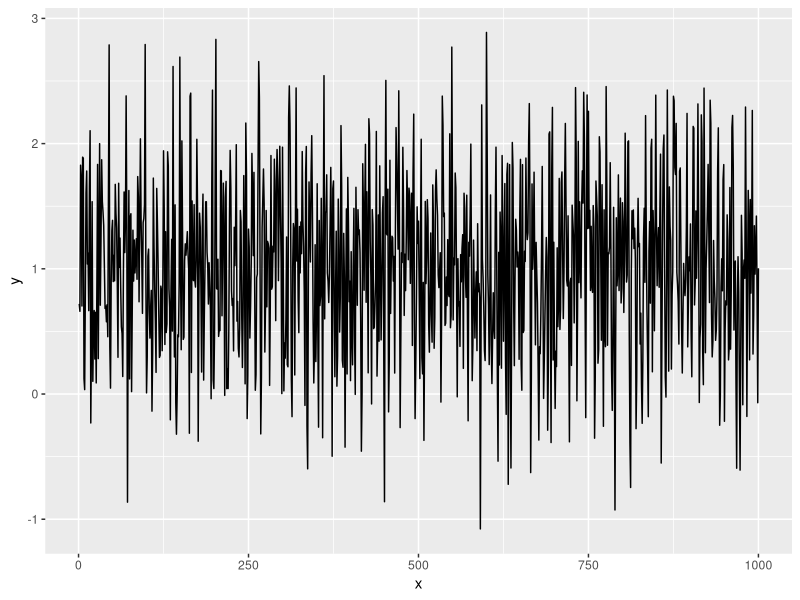
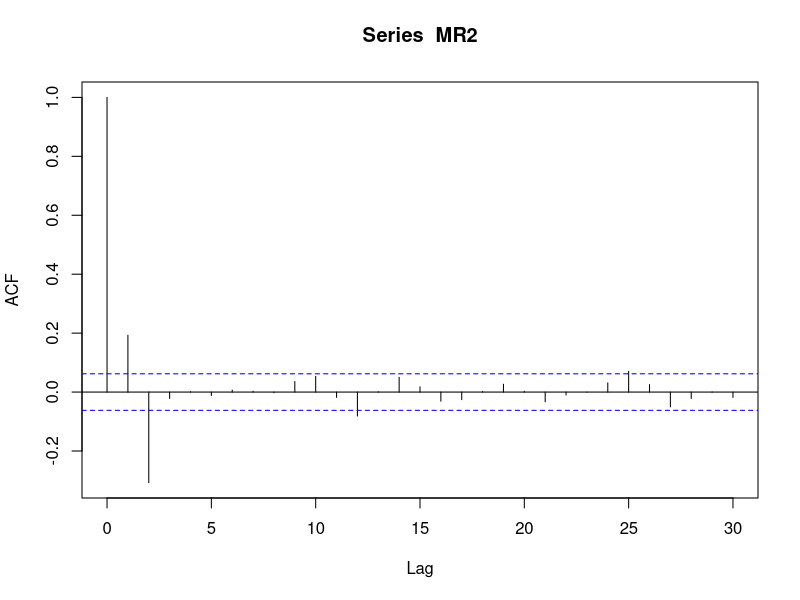

R code for these plots, in order:
## ---- chunk 1
knitr::opts_chunk$set(include = T,
                      echo = T)
## ---- chunk 2
library(tidyverse)
## ---- chunk 3
set.seed(123)
eps <- rnorm(1000,0,0.5)

y1 <- 1+eps[1]
y2 <- 1+eps[2]+0.8*eps[1]
MR2<-c(y1,y2,rep(NA,length(eps)-2))
for(i in 1:(length(eps)-2)){
  yt  <-1+eps[i+2]+0.8*eps[i+1]+-0.5*eps[i] 
  MR2[i+2] <- yt
}

data.frame(x=1:length(eps),y=MR2) %>% 
  ggplot(aes(x=x,y=y))+
  geom_line()
## ---- chunk 4
acf(MR2)
mean(MR2)
## ---- chunk 5
#rho 1
(0.8+(-0.5*0.8))/(1+(0.8)^2+(-0.5)^2)

#rho 2
-0.5/(1+(0.8)^2+(-0.5)^2)
## ---- chunk 6

